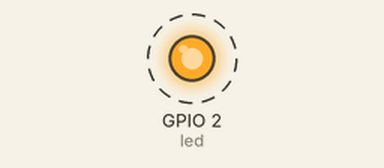
Simulated run of this program. Board: ESP32 board running MicroPython. Parts: output pins drawn as LEDs (lit = HIGH). Dashed ring = blinking.

Above: at 0.5 s.
Timing chart, 0 to 4.6 s (numbered marks = the images above):
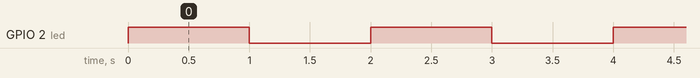

Measured:
- by itself, GPIO 2 (led): alternates HIGH for 1.0 s and LOW for 1.0 s

The program:

1_-_Blinking_an_LED_-_External.py
```python
# Importing the Pin class from the machine module.
# Importing the sleep class from the time module.
from machine import Pin
from time import sleep

# Defining 'led' with the following attributes (Pin number, pin mode, pull, value).
# Pin number = the GPIO number on the board that we are interacting with.
# Pin mode = the mode we set this pin to be (can be input, output, or open-drain).
  # Pin.IN = treated as input
  # Pin.OUT = treated as output
  # Pin.OPEN_DRAIN = idk
# Pull = idk
# Value = can be '1', '0', 'True', or 'False'. '0' means off, '1' means on.
# Statement = 'led' is pin 2 on the board and it is an output pin.
led = Pin(2, Pin.OUT)

# while something is always true is an easy way to make a loop.
  # now taking the value from the led object we defined earlier, we can change it with 'led.value(state)'.
    # led.value(state) = state can be the goal state or logical operators like 'not'.
  # sleep(<# in seconds>) is just a wait, halt, or delay function.
while True:
  led.value(not led.value())
  sleep(1)
```
